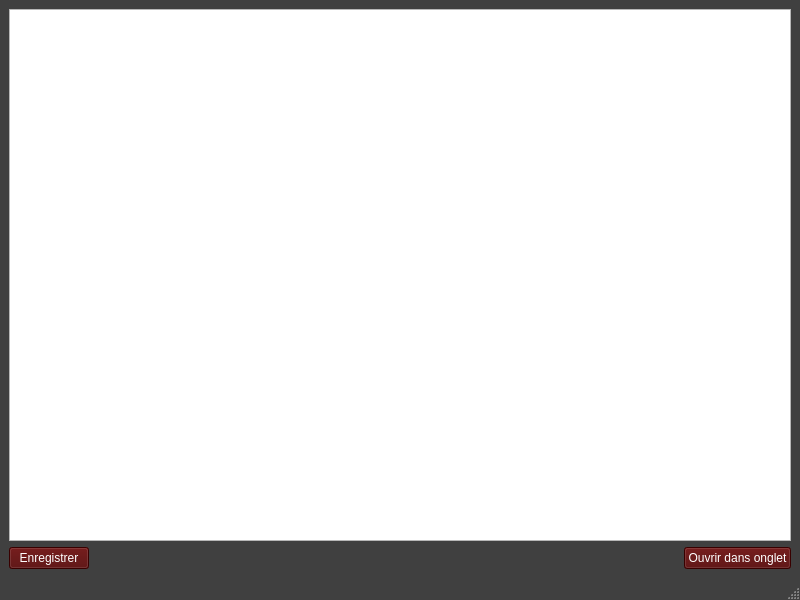
<?xml version="1.0" encoding="UTF-8"?>
<ui version="4.0">
 <class>MainWindow</class>
 <widget class="QMainWindow" name="MainWindow">
  <property name="geometry">
   <rect>
    <x>0</x>
    <y>0</y>
    <width>800</width>
    <height>600</height>
   </rect>
  </property>
  <property name="windowTitle">
   <string>Image</string>
  </property>
  <property name="styleSheet">
   <string notr="true">QMainWindow { color:white; background-color:rgb(64,64,64)}
QStatusBar {color:white}
QPushButton { color: white; background-color: rgb(80,0,0) }</string>
  </property>
  <widget class="QWidget" name="centralwidget">
   <layout class="QVBoxLayout" name="verticalLayout">
    <item>
     <widget class="ImageView" name="inti_view"/>
    </item>
    <item>
     <layout class="QHBoxLayout" name="horizontalLayout">
      <item>
       <widget class="QPushButton" name="saveas_btn">
        <property name="minimumSize">
         <size>
          <width>0</width>
          <height>0</height>
         </size>
        </property>
        <property name="maximumSize">
         <size>
          <width>80</width>
          <height>30000</height>
         </size>
        </property>
        <property name="text">
         <string>Enregistrer</string>
        </property>
       </widget>
      </item>
      <item>
       <spacer name="horizontalSpacer">
        <property name="orientation">
         <enum>Qt::Orientation::Horizontal</enum>
        </property>
        <property name="sizeHint" stdset="0">
         <size>
          <width>40</width>
          <height>20</height>
         </size>
        </property>
       </spacer>
      </item>
      <item>
       <widget class="QPushButton" name="open_in_btn">
        <property name="minimumSize">
         <size>
          <width>0</width>
          <height>0</height>
         </size>
        </property>
        <property name="maximumSize">
         <size>
          <width>120</width>
          <height>30000</height>
         </size>
        </property>
        <property name="text">
         <string>Ouvrir dans onglet</string>
        </property>
       </widget>
      </item>
     </layout>
    </item>
   </layout>
  </widget>
  <widget class="QStatusBar" name="statusbar"/>
 </widget>
 <customwidgets>
  <customwidget>
   <class>ImageView</class>
   <extends>QGraphicsView</extends>
   <header>pyqtgraph</header>
  </customwidget>
 </customwidgets>
 <resources/>
 <connections/>
</ui>
